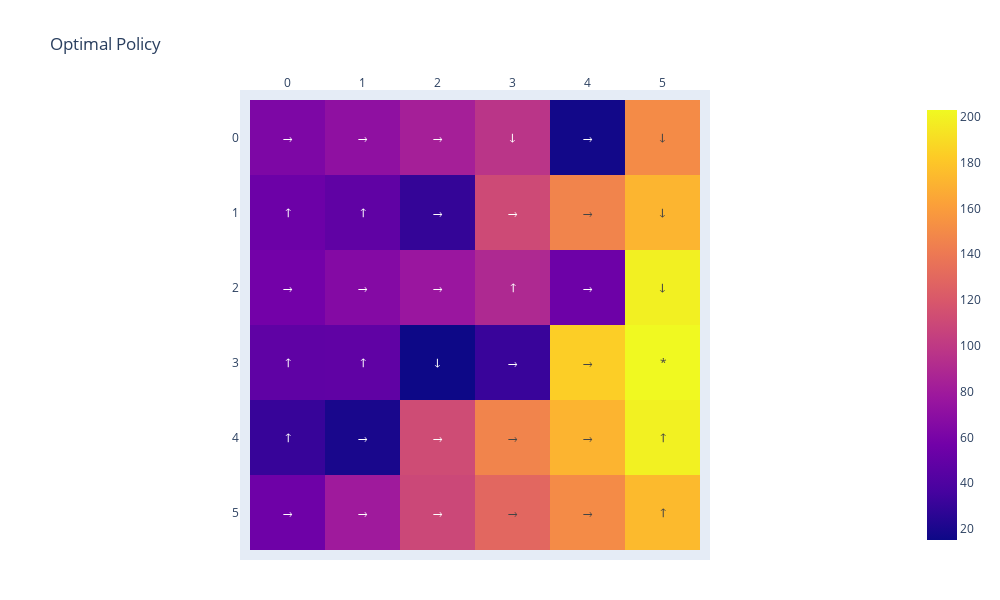

Source (notebook cell):
### Code cell
actions = [[ACTIONS_NAMES[np.argmax(PI.get_q_values()[i][j][:])] for j in range(6)] for i in range(6)]
actions[3][5] = '*'
fig = go.Figure(data=go.Heatmap(
    z = abs(PI.get_state_values()),
    text = actions,
    texttemplate = '%{text}',
))
fig.update_layout(P_LAYOUT, title=dict(text='Optimal Policy'))
fig.update_xaxes(side='top', constrain='domain')
fig.update_yaxes(autorange='reversed', scaleanchor='x')
actions
fig.show()

### Figure 1 — Plotly figure (JSON) as saved in the notebook; plotly's stock layout.template omitted (floating-point values rounded to 4 significant figures)
{"data": [{"text": [["→", "→", "→", "↓", "→", "↓"], ["↑", "↑", "→", "→", "→", "↓"], ["→", "→", "→", "↑", "→", "↓"], ["↑", "↑", "↓", "→", "→", "*"], ["↑", "→", "→", "→", "→", "↑"], ["→", "→", "→", "→", "→", "↑"]], "texttemplate": "%{text}", "type": "heatmap", "z": [[62.19, 71.52, 83.32, 97.06, 16.9, 150.2], [54.31, 48.44, 29.42, 111.2, 146.3, 171.8], [57.2, 65.83, 76.75, 89.47, 54.76, 199.0], [47.74, 48.48, 15.22, 31.46, 184.0, 203.0], [30.66, 19.78, 112.1, 146.3, 171.6, 199.3], [55.21, 79.48, 109.4, 129.1, 150.2, 174.3]]}], "layout": {"autosize": false, "height": 600, "margin": {"b": 50, "l": 50, "pad": 10, "r": 50, "t": 100}, "title": {"text": "Optimal Policy"}, "width": 1000, "xaxis": {"constrain": "domain", "side": "top"}, "yaxis": {"autorange": "reversed", "scaleanchor": "x"}}}
